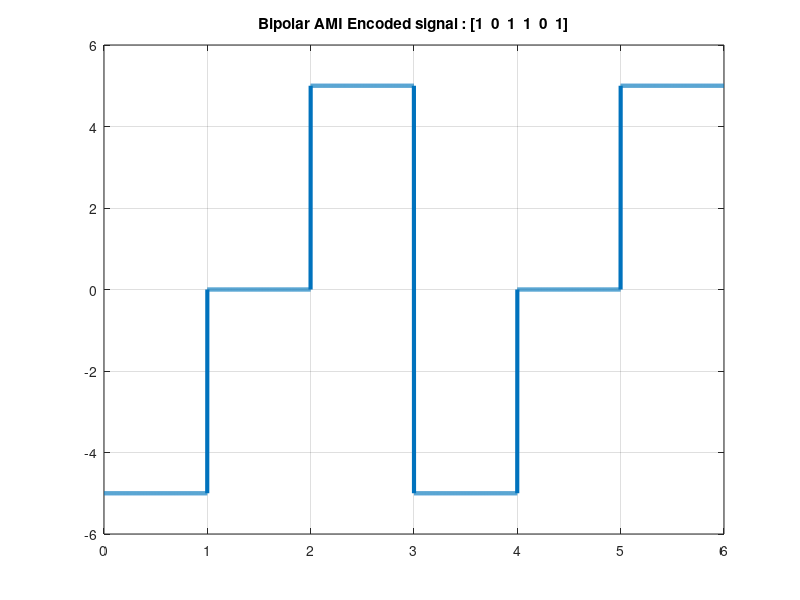

The MATLAB script that drew this image:
clc;
close all;
clear all;

bits = [1 0 1 1 0 1];
bitrate = 1;
n = 1000;

T = length(bits)/bitrate;
N = length(bits)*n;

dt = T/N;
t = 0:dt:T-dt;

%Encoding

lastbit = 5;   %Assuming that the lastbit was (positive) 5;
x = zeros(1, length(t));

% 1 -> Alternative
% 0 -> Zero voltage level

for i = 1:length(bits)
  if (bits(i) == 1)
    x((i-1)*n + 1 : i*n) = lastbit * (-1);
    lastbit = lastbit * (-1);
  endif
end

plot(t, x, 'Linewidth', 3);
title(['Bipolar AMI Encoded signal : [' num2str(bits) ']']);
grid on;

%Decoding

y = zeros(1, length(x)/n);

for i = 1:length(y)
  if (x((i-1)*n + 1) ~= 0)
    y(i) = 1;
  endif
end

disp('Bipolar AMI Decoded signal : ');
disp(y);

